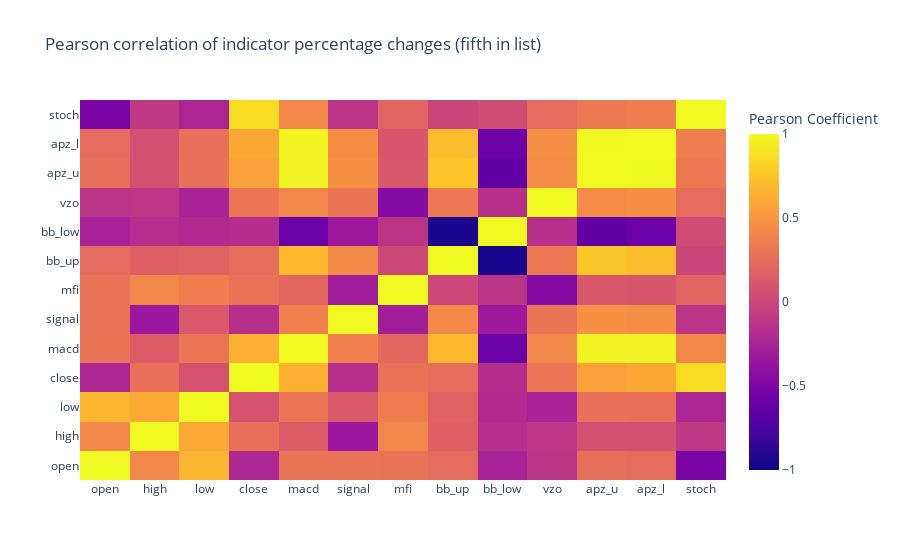

The cell this chart's notebook holds for it:
### Code cell
heatmap = go.Heatmap(
    z=n4_indicators.iloc[-20:].pct_change().corr(method='pearson').values,
    x=n4_indicators.columns,
    y=n4_indicators.columns,
    colorbar=dict(title='Pearson Coefficient'),
)

layout = go.Layout(title="Pearson correlation of indicator percentage changes (fifth in list)")

heatmap['zmax'] = 1.0
heatmap['zmin'] = -1.0

fig = go.Figure(data=[heatmap], layout=layout)
py.iplot(fig)

### Figure 1 — Plotly figure (JSON) as saved in the notebook; plotly's stock layout.template omitted (floating-point values rounded to 4 significant figures; data arrays with more than 128 entries replaced by an {"elided": "..."} marker saying what was removed)
{"data": [{"colorbar": {"title": {"text": "Pearson Coefficient"}}, "type": "heatmap", "x": ["open", "high", "low", "close", "macd", "signal", "mfi", "bb_up", "bb_low", "vzo", "apz_u", "apz_l", "stoch"], "y": ["open", "high", "low", "close", "macd", "signal", "mfi", "bb_up", "bb_low", "vzo", "apz_u", "apz_l", "stoch"], "z": {"elided": "13x13 float values"}, "zmax": 1, "zmin": -1}], "layout": {"title": {"text": "Pearson correlation of indicator percentage changes (fifth in list)"}}}
